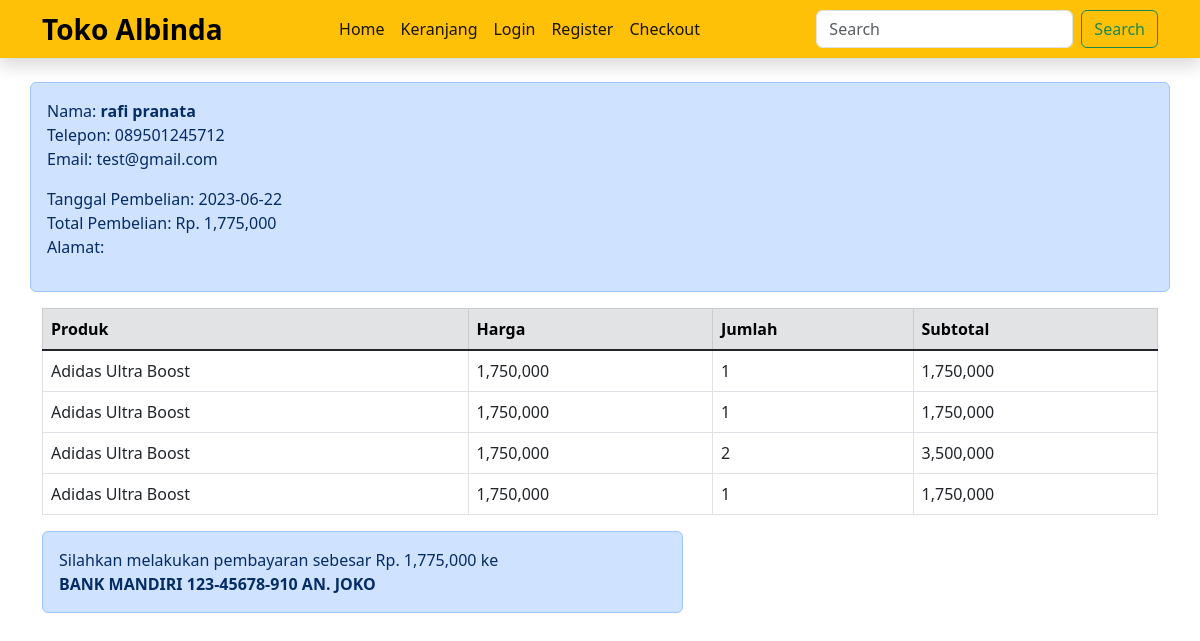
Page /nota.php?id=8 on the committed database.
### tables this page shows
CREATE TABLE `pembelian` (
  `id_pembelian` int(11) NOT NULL,
  `id_pelanggan` int(11) NOT NULL,
  `id_ongkir` int(11) NOT NULL,
  `tanggal_pembelian` date NOT NULL,
  `total_pembelian` int(11) NOT NULL,
  `status_pembelian` varchar(100) NOT NULL DEFAULT 'pending'
);

CREATE TABLE `pelanggan` (
  `id_pelanggan` int(50) NOT NULL,
  `email_pelanggan` varchar(50) NOT NULL,
  `password_pelanggan` varchar(50) NOT NULL,
  `nama_pelanggan` text NOT NULL,
  `telepon_pelanggan` varchar(50) NOT NULL,
  `alamat_pelanggan` text NOT NULL
);

CREATE TABLE `pembelian_produk` (
  `id_pembelian_produk` int(11) NOT NULL,
  `id_pembelian` int(11) NOT NULL,
  `id_produk` int(11) NOT NULL,
  `jumlah` int(11) NOT NULL
);

CREATE TABLE `produk` (
  `id_produk` int(20) NOT NULL,
  `nama_produk` varchar(50) NOT NULL,
  `harga_produk` int(11) NOT NULL,
  `berat` int(11) NOT NULL,
  `foto_produk` varchar(100) NOT NULL,
  `deskripsi_produk` text NOT NULL,
  `stok_produk` int(5) NOT NULL
);

### nota.php (the view, shortened to what this page needs)
<?php
include "koneksi.php";
?>
<!DOCTYPE html>
<html lang="en">
<head>
</head>
<body>
<?php include "navbar.php"?>
<div class="alert alert-primary container mt-2" role="alert">
    <?php
    $ambilData = $koneksi->query("SELECT * FROM pembelian JOIN pelanggan ON pembelian.id_pelanggan=pelanggan.id_pelanggan WHERE pembelian.id_pembelian='$_GET[id]'");
    $detail = $ambilData->fetch_assoc();
    ?>
    <div class="">
        Nama: <strong><?php echo $detail['nama_pelanggan'] ?></strong>
        <p>
            Telepon: <?php echo $detail['telepon_pelanggan'] ?><br>
            Email: <?php echo $detail['email_pelanggan'] ?><br>
        </p>
        <p>
            Tanggal Pembelian: <?php echo $detail['tanggal_pembelian'] ?><br>
            Total Pembelian: Rp. <?php echo number_format($detail['total_pembelian']) ?> <br>
            Alamat: <?php echo $_SESSION['pelanggan']['alamat_pelanggan'] ?>
        </p>
    </div>
</div>
<div class="container" style="overflow-x: auto;">
    <table class="table table-bordered ">
        <thead class="table-secondary">
            <tr>
                <th>Produk</th>
                <th>Harga</th>
                <th>Jumlah</th>
                <th>Subtotal</th>
            </tr>
        </thead>
        <tbody>
            <?php $ambilData = $koneksi->query("SELECT * FROM pembelian_produk JOIN produk ON pembelian_produk.id_produk=produk.id_produk WHERE pembelian_produk.id_pembelian = '$_GET[id]'"); ?>
            <?php while ($pecah = $ambilData->fetch_assoc()) { ?>
                <tr>
                    <td data-label="Nama Produk"><?php echo $pecah['nama_produk'] ?></td>
                    <td data-label="Harga"><?php echo number_format($pecah['harga_produk']) ?></td>
                    <td data-label="Jumlah"><?php echo $pecah['jumlah'] ?></td>
                    <td data-label="Subtotal"><?php echo number_format($pecah['harga_produk'] * $pecah['jumlah']) ?></td>
                </tr>
            <?php } ?>
        </tbody>
    </table>
        <div class="row">
                <div class="col-md-7">
                    <div class="alert alert-primary" role="alert">
                        Silahkan melakukan pembayaran sebesar Rp. <?php echo number_format($detail['total_pembelian']) ?> ke <br>
                        <strong>BANK MANDIRI 123-45678-910 AN. JOKO</strong>
                    </div>
                </div>
        </div>
</div>
</body>
</html>

### koneksi.php (shortened to what this page needs)
<!DOCTYPE html>
<html lang="en">
<head>
    <link href="https://cdn.jsdelivr.net/npm/bootstrap@5.1.3/dist/css/bootstrap.min.css" rel="stylesheet">
    <link href=" https://cdn.jsdelivr.net/npm/sweetalert2@11.7.12/dist/sweetalert2.min.css" rel="stylesheet">
    <link href='https://unpkg.com/boxicons@2.1.4/css/boxicons.min.css' rel='stylesheet'>
    <link href="https://cdn.jsdelivr.net/npm/@splidejs/splide@4.1.4/dist/css/splide.min.css" rel="stylesheet">
    <link rel="stylesheet" href="https://cdnjs.cloudflare.com/ajax/libs/twitter-bootstrap/5.3.0/css/bootstrap.min.css">
    <link rel="stylesheet" href="https://cdn.datatables.net/1.13.5/css/dataTables.bootstrap5.min.css">
</head>
<body>
</body>
</html>

### navbar.php (shortened to what this page needs)
<nav class="navbar navbar-expand-lg navbar-light bg-warning shadow mb-4">
<div class="container">
<a class="offcanvas-title fs-3 fw-bold" style="text-decoration:none; color:black;" id="offcanvasExampleLabel">Toko Albinda</a>
    <div class="collapse navbar-collapse" id="navbarSupportedContent">
    <ul class="navbar-nav m-auto mb-2 mb-lg-0">
        <li class="nav-item">
        <a class="nav-link active" href="index.php" aria-current="page">Home</a>
        </li>
        <li class="nav-item">
        <a class="nav-link active" href="cek.php">Keranjang</a>
        </li>
        <li class="nav-item dropdown">
        <?php if (isset($_SESSION["pelanggan"])): ?>
            <a class="nav-link active" href="logout.php" id="navbarDropdown">
            Logout
        </a>
        <?php else: ?>
        <a class="nav-link active" href="login.php" id="navbarDropdown">
            Login
        </a>
        <?php endif?>
        </li>
        <li class="nav-item dropdown">
        <?php if (isset($_SESSION["pelanggan"])): ?>
            <a class="nav-link active" href="akun.php" id="navbarDropdown">
            Dashboard
        </a>
        <?php else: ?>
        <a class="nav-link active" href="register.php" id="navbarDropdown">
            Register
        </a>
        <?php endif?>
        </li>
        <li class="nav-item">
        <a class="nav-link active" href="cek2.php">Checkout</a>
        </li>
    </ul>
    <form class="d-flex">
        <input class="form-control me-2" type="search" placeholder="Search" aria-label="Search">
        <button class="btn btn-outline-success" type="submit">Search</button>
    </form>
    </div>
</div>
</nav>

### rows in the picture
pembelian: id_pelanggan.nama_pelanggan "rafi pranata", id_pelanggan.telepon_pelanggan "089501245712", id_pelanggan.email_pelanggan "test@gmail.com", tanggal_pembelian "2023-06-22", total_pembelian "1,775,000"
pembelian_produk: id_produk.nama_produk "Adidas Ultra Boost", id_produk.harga_produk "1,750,000", jumlah "1", $pecah['harga_produk'] * $pecah['jumlah'] "1,750,000"
pembelian_produk: id_produk.nama_produk "Adidas Ultra Boost", id_produk.harga_produk "1,750,000", jumlah "1", $pecah['harga_produk'] * $pecah['jumlah'] "1,750,000"
pembelian_produk: id_produk.nama_produk "Adidas Ultra Boost", id_produk.harga_produk "1,750,000", jumlah "2", $pecah['harga_produk'] * $pecah['jumlah'] "3,500,000"
pembelian_produk: id_produk.nama_produk "Adidas Ultra Boost", id_produk.harga_produk "1,750,000", jumlah "1", $pecah['harga_produk'] * $pecah['jumlah'] "1,750,000"
